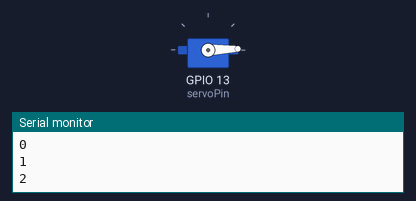
A program run on a simulated ESP32. Shown: servo, the last lines printed to the serial monitor.

Above: at 0.05 s.
At 2.65 s:
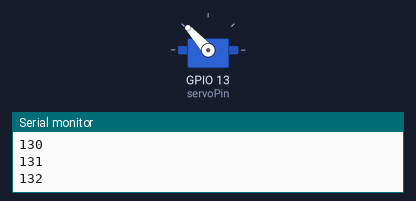
At 5.25 s:
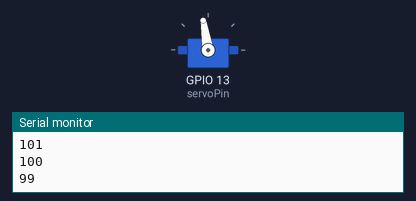
At 10.5 s:
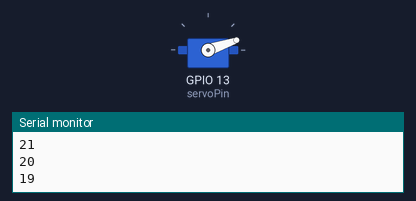
Timing chart, 0 to 14.2 s (numbered marks = the images above):
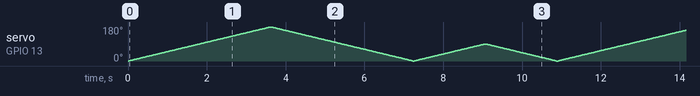

The program:

main.cpp
```cpp
/*********
  Rui Santos & Sara Santos - Random Nerd Tutorials
  Complete project details at https://RandomNerdTutorials.com/esp32-servo-motor-web-server-arduino-ide/
  Based on the ESP32Servo Sweep Example
*********/

#include <ESP32Servo.h>

static const int servoPin = 13;

Servo servo1;

void setup() {

  Serial.begin(115200);
  servo1.attach(servoPin, 0, 4000);
}

void loop() {
  for(int posDegrees = 0; posDegrees <= 180; posDegrees++) {
    servo1.write(posDegrees);
    Serial.println(posDegrees);
    delay(20);
  }

  for(int posDegrees = 180; posDegrees >= 0; posDegrees--) {
    servo1.write(posDegrees);
    Serial.println(posDegrees);
    delay(20);
  }

  for(int posDegrees = 0; posDegrees <= 90; posDegrees++) {
    servo1.write(posDegrees);
    Serial.println(posDegrees);
    delay(20);
  }

  for(int posDegrees = 90; posDegrees >= 0; posDegrees--) {
    servo1.write(posDegrees);
    Serial.println(posDegrees);
    delay(20);
  }
}
```
